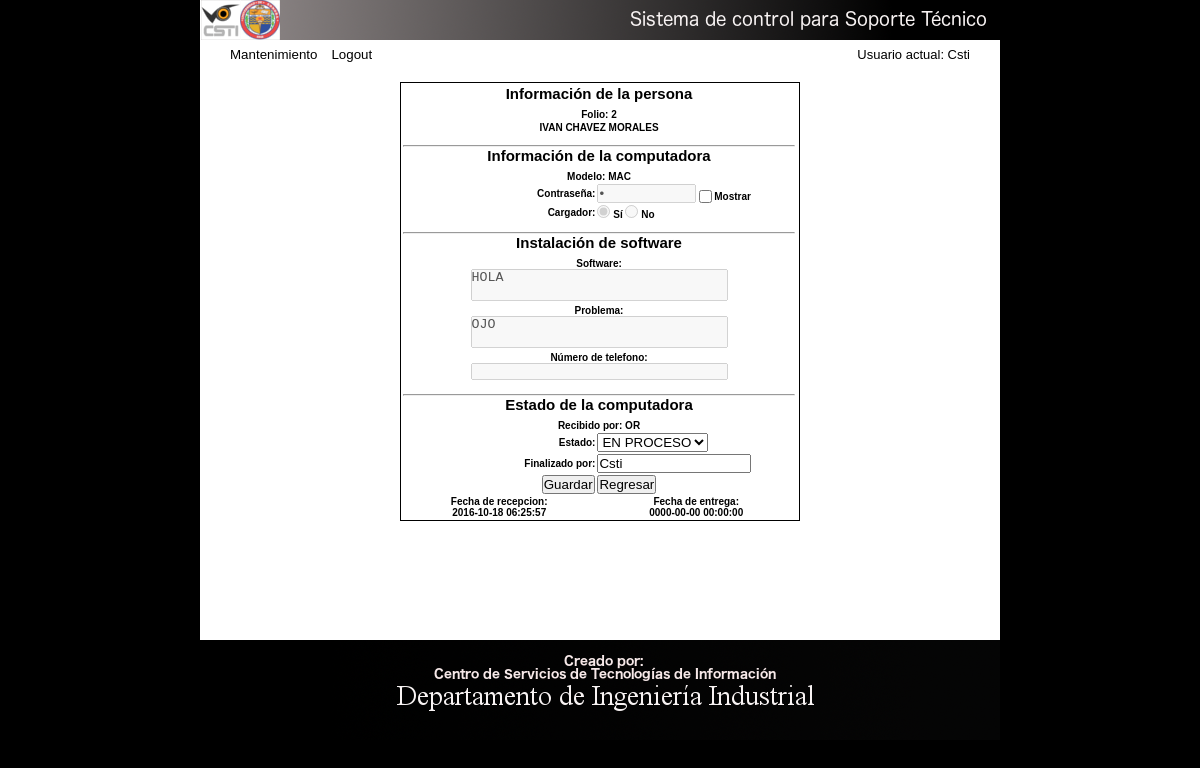
Page /mas_info.php?folio=2 (signed in) on the committed database.
### tables this page shows
CREATE TABLE `info_persona` (
  `folio` int(11) NOT NULL AUTO_INCREMENT,
  `nombre` varchar(100) NOT NULL,
  `ap_paterno` varchar(50) NOT NULL,
  `ap_materno` varchar(50) NOT NULL,
  `modelo` varchar(100) NOT NULL,
  `pass` varchar(50) NOT NULL,
  `cargador` varchar(2) NOT NULL,
  `software` varchar(200) NOT NULL,
  `problema` varchar(200) NOT NULL,
  `recibido_por` varchar(100) NOT NULL,
  `estado` varchar(50) NOT NULL DEFAULT 'EN PROCESO',
  `finalizado_por` varchar(100) NOT NULL,
  `fecha_recepcion` datetime NOT NULL,
  `fecha_entrega` datetime NOT NULL,
  PRIMARY KEY (`folio`),
  UNIQUE KEY `folio_UNIQUE` (`folio`)
);

### mas_info.php (the view, shortened to what this page needs)
<!doctype html>
<?php
if (isset($_SESSION['usuario'])) {
  $visible = 'button';
} else {
  header("Location:login.php");
}
  $conn = new mysqli("localhost", "root", "1234", "sss_csti");
  $folio = $_GET["folio"];
  $sql = "select * from info_persona where folio=".$folio;
  $res = $conn->query($sql);
  while($rows = mysqli_fetch_array($res)) {
    $nombre = $rows[1];
    $ap_paterno = $rows[2];
    $ap_materno = $rows[3];
    $modelo = $rows[4];
    $pass = $rows[5];
    $cargador = $rows[6];
    $software = $rows[7];
    $problema = $rows[8];
    $recibido_por = $rows[9];
    $estado = $rows[10];
    $finalizado_por = $rows[11];
    $fecha_recepcion = $rows[12];
    $fecha_entrega = $rows[13];
    $cel = $rows[14];
  }
  if($finalizado_por==null){
    $finalizado_por=$_SESSION['usuario'];
  }
  $checked1 = ""; $checked2 = "";
  if($cargador === "SI") { $checked1 = "checked"; }
  else { $checked2 = "checked"; }
  $selected1 = ""; $selected2 = ""; $disabled = "readonly";
  if($estado === "EN PROCESO") { $selected1 = "selected"; }
  else { $selected2 = "selected"; $disabled = "disabled"; }
?>
<html lang="es">
  <head>
    <link rel="stylesheet" type="text/css" href="css/main.css">
    <link rel="stylesheet" type="text/css" href="css/info.css">
  </head>
  <body>
    <nav><img src="images/banner.png" /></nav>
    <main>
    <div id='top'>
      <div class="left">
        <input type='<?php echo $visible ?>' id='btnMantenimiento' class="boton over" name='btnMantenimiento' value='Mantenimiento' />
        <input type='<?php echo $visible ?>' id='btnLogout' class="boton over" name='btnLogout' value='Logout' />
      </div>
      <div class="right">
        <font face='Arial' size='2px'>Usuario actual: <?php echo $_SESSION['usuario'];?></font>
      </div>
    </div>
      <section id="top"></section>
      <section>
      <div id="div_center">
        <table id="info">
          <tr>
            <th colspan="2"><h2 class="titulos">Información de la persona</h2></th>
          </tr>
          <tr>
            <th colspan="2">Folio: <?php echo $folio; ?></th>
          </tr>
          <tr>
            <th colspan="2"><?php echo $nombre." ".$ap_paterno." ".$ap_materno; ?></th>
          </tr>
          <tr>
            <th colspan="2"><hr/><h2 class="titulos">Información de la computadora</h2></th>
          </tr>
          <tr>
            <th colspan="2">Modelo: <?php echo $modelo; ?></th>
          </tr>
          <tr>
            <th id="r-left">Contraseña:</th>
            <th id="r-right"><input id="pass" class="pass" type="password" name="pass" value="<?php echo $pass; ?>" disabled /> <input type="checkbox" id="show" class="btn-radio-char"/><label class="chk">Mostrar</label></th>
          </tr>
          <tr>
            <th id="r-left">Cargador:</th>
            <th id="r-right"><input type="radio" name="cargador" value="si" <?php echo $checked1; ?> disabled /> Sí <input type="radio" name="cargador" value="no" <?php echo $checked2; ?> disabled /> No</th>
          </tr>
          <tr>
            <th colspan="2"><hr/><h2 class="titulos">Instalación de software</h2></th>
          </tr>
          <tr>
            <th colspan="2">Software:<br/><textarea rows="2" cols="30" disabled style="resize:none"><?php echo $software; ?></textarea></th>
          </tr>
          <tr>
            <th colspan="2">Problema:<br/><textarea rows="2" cols="30" disabled style="resize:none"><?php echo $problema; ?></textarea></th>
          </tr>
          <tr>
            <th colspan="2">Número de telefono:<br/><textarea rows="1" cols="30" disabled style="resize:none"><?php echo $cel; ?></textarea></th>
          </tr>
          <tr>
            <th colspan="2"><hr/><h2 class="titulos">Estado de la computadora</h2></th>
          </tr>
          <tr>
            <th colspan="2">Recibido por: <?php echo $recibido_por; ?></th>
          </tr>
          <tr>
            <th id="r-left">Estado:</th>
            <th id="r-right">
              <select id="select_estado" <?php echo $disabled; ?>>
                <option <?php echo $selected1; ?>>EN PROCESO</option>
              </select>
            </th>
          </tr>
          <tr>
            <th id="r-left">Finalizado por:</th>
            <th id="r-right"><input id="finalizado_por" class="inputs" type="text" name="finalizado_por" value="<?php echo $finalizado_por; ?>" <?php echo $disabled; ?> /></th>
          </tr>
          <tr>
            <th colspan="2"><input id="btn_guardar_info" class="boton" type="button" name="btn_guardar_info" value="Guardar" <?php echo $disabled; ?> /> <input id="btn_regresar" class="boton" type="button" name="btn_regresar" value="Regresar" /> <input type="hidden" name="hidden_id" id="hidden_id" value="<?php echo $folio; ?>" /></th>
          </tr>
          <tr>
            <th id="l-fecha">Fecha de recepcion:<br/> <?php echo $fecha_recepcion; ?></th>
            <th id="r-fecha">Fecha de entrega:<br/> <?php echo $fecha_entrega; ?></th>
          </tr>
        </table>
      </div>
    </section>
    </main>
    <footer><img src="images/footer.png" /></footer>
  </body>
</html>

### css/main.css (style rules this page uses)
* { margin: 0px; padding: 0px; }
body { width: 800px; margin: auto; background-color: black; display: block; }
nav { display: block; width: 800px; height: 40px; background-color: white; }
main { display: inline-block; width: 800px; height: 600px; background-color: white; }
footer { width: 800px; height: 100px; background-color: gray; }
.boton { cursor: pointer; }
.left { float: left; }
.right { text-align: right; }
input#btnLogout,input#btnMantenimiento, input#btnSoftInst { padding: 0; border: none; background: white; margin-right: 10px; }
div#top { margin-top: 5px; margin-left: 30px; margin-right: 30px; margin-bottom: 5px; }
.inputs { width: 150px; }
.pass { width: 95px; }
.titulos { margin-bottom: 5px; }
.btn-radio-char, label { position: relative; margin-top: 2px; display: inline-block; vertical-align: middle; }
.chk { margin-left: 2px; }
hr { margin-top: 10px; }

### css/info.css (style rules this page uses)
section#top { width: 800px; height: 4px; background-color: white; }
div#div_center { width: 800px; height: 300px; margin-top: 10px; background-color: white; }
table#info { width: 400px; margin: 0 auto; border: 1px solid black; font-family: arial; font-size: 10px; }
th#r-left { width: 200px; text-align: right; }
th#r-right { width: 200px; text-align: left; }
th#l-fecha { text-align: center; }
th#r-fecha { text-align: center; }

### rows in the picture
info_persona: nombre "IVAN", ap_paterno "CHAVEZ", ap_materno "MORALES", modelo "MAC", software "HOLA", problema "OJO", recibido_por "OR", fecha_recepcion "2016-10-18 06:25:57", fecha_entrega "0000-00-00 00:00:00"

### other values in the picture
$_SESSION['usuario'] "Csti"
$folio "2"
